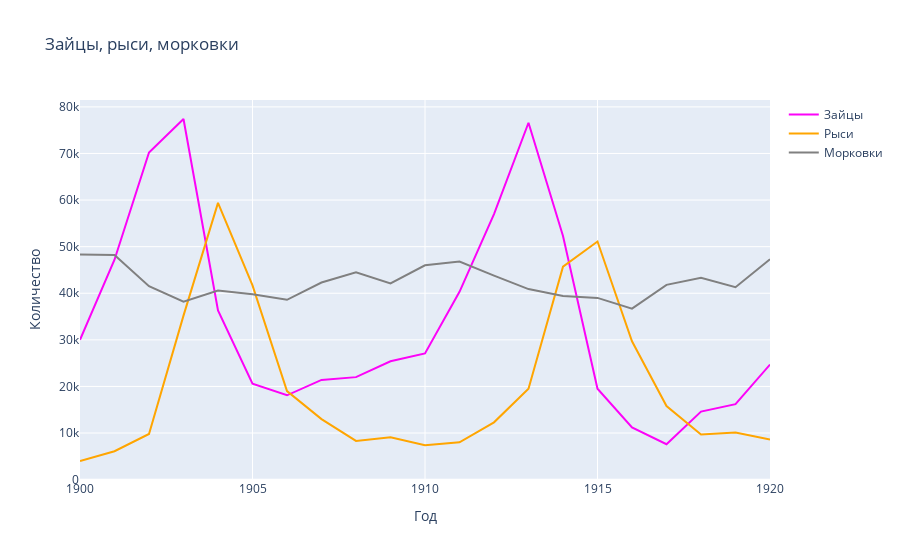

The notebook cell saved with this chart:
### Code cell
text = 'Год: %{x}<br>Размер популяции: %{y}'

trace0 = go.Scatter(x=forest.year, 
                    y=forest.hare,
                    marker=dict(color='#fc03f8'),
                    name='Зайцы',
                    hovertemplate=text)

trace1 = go.Scatter(x=forest.year, 
                    y=forest.lynx,
                    marker={'color':'orange'},
                    name='Рыси',
                    hovertemplate=text)

trace2 = go.Scatter(x=forest.year, 
                    y=forest.carrot,
                    marker={'color':'grey'}, 
                    name='Морковки',
                    hovertemplate=text)

layout = go.Layout(title = 'Зайцы, рыси, морковки',
                   xaxis = dict(title='Год'),
                   yaxis = dict(title='Количество'))

fig = go.Figure([trace0, trace1, trace2], layout)
fig.show()

### Figure 1 — Plotly figure (JSON) as saved in the notebook; plotly's stock layout.template omitted (floating-point values rounded to 4 significant figures)
{"data": [{"hovertemplate": "Год: %{x}<br>Размер популяции: %{y}", "marker": {"color": "#fc03f8"}, "name": "Зайцы", "type": "scatter", "x": [1900, 1901, 1902, 1903, 1904, 1905, 1906, 1907, 1908, 1909, 1910, 1911, 1912, 1913, 1914, 1915, 1916, 1917, 1918, 1919, 1920], "y": [30000, 47200, 70200, 77400, 36300, 20600, 18100, 21400, 22000, 25400, 27100, 40300, 57000, 76600, 52300, 19500, 11200, 7600, 14600, 16200, 24700]}, {"hovertemplate": "Год: %{x}<br>Размер популяции: %{y}", "marker": {"color": "orange"}, "name": "Рыси", "type": "scatter", "x": [1900, 1901, 1902, 1903, 1904, 1905, 1906, 1907, 1908, 1909, 1910, 1911, 1912, 1913, 1914, 1915, 1916, 1917, 1918, 1919, 1920], "y": [4000, 6100, 9800, 35200, 59400, 41700, 19000, 13000, 8300, 9100, 7400, 8000, 12300, 19500, 45700, 51100, 29700, 15800, 9700, 10100, 8600]}, {"hovertemplate": "Год: %{x}<br>Размер популяции: %{y}", "marker": {"color": "grey"}, "name": "Морковки", "type": "scatter", "x": [1900, 1901, 1902, 1903, 1904, 1905, 1906, 1907, 1908, 1909, 1910, 1911, 1912, 1913, 1914, 1915, 1916, 1917, 1918, 1919, 1920], "y": [48300, 48200, 41500, 38200, 40600, 39800, 38600, 42300, 44500, 42100, 46000, 46800, 43800, 40900, 39400, 39000, 36700, 41800, 43300, 41300, 47300]}], "layout": {"autosize": true, "title": {"text": "Зайцы, рыси, морковки"}, "xaxis": {"autorange": true, "range": [1900, 1920], "title": {"text": "Год"}, "type": "linear"}, "yaxis": {"autorange": true, "range": [-77.78, 81480.0], "title": {"text": "Количество"}, "type": "linear"}}}
